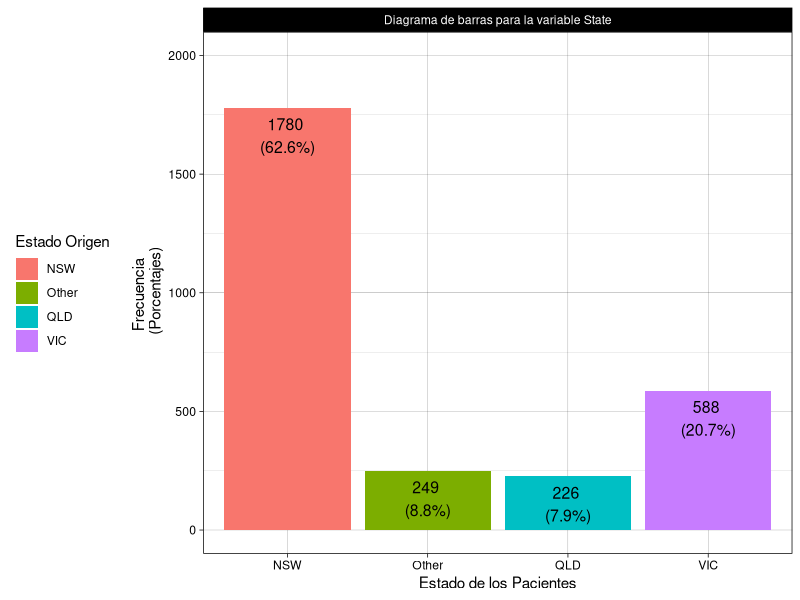
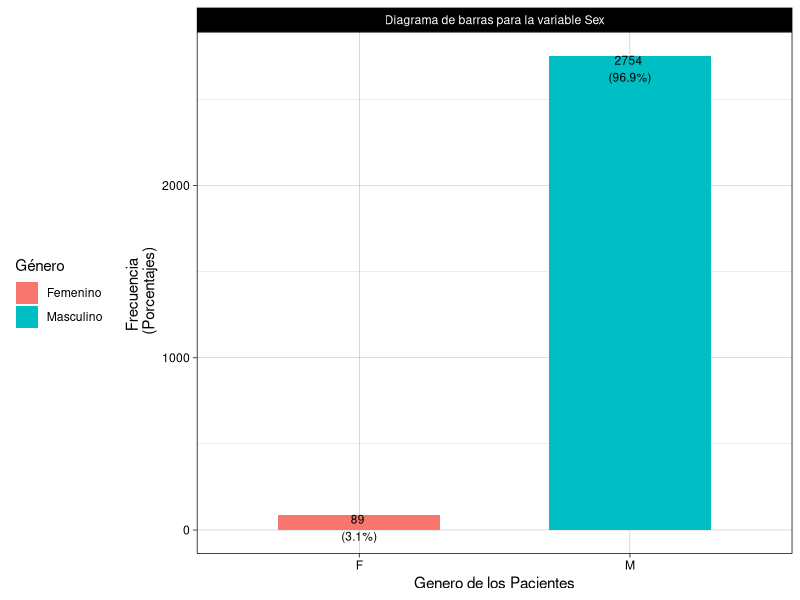
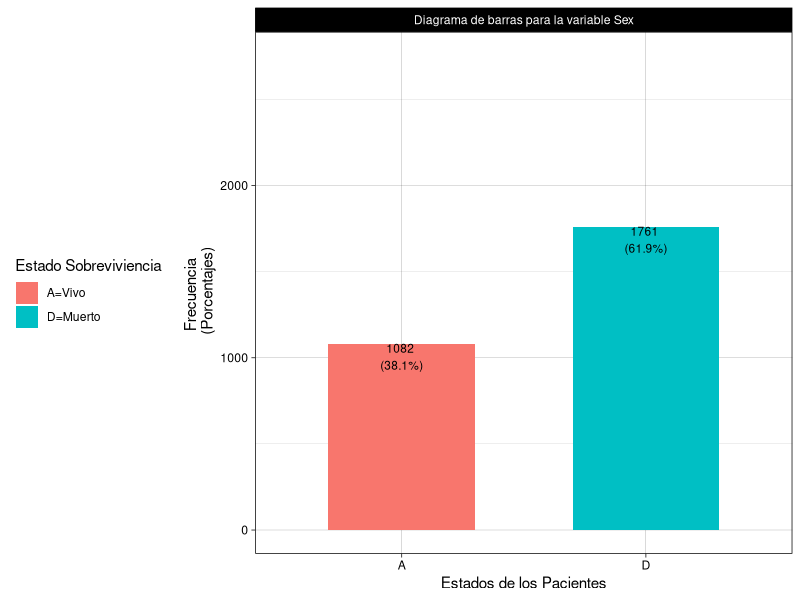
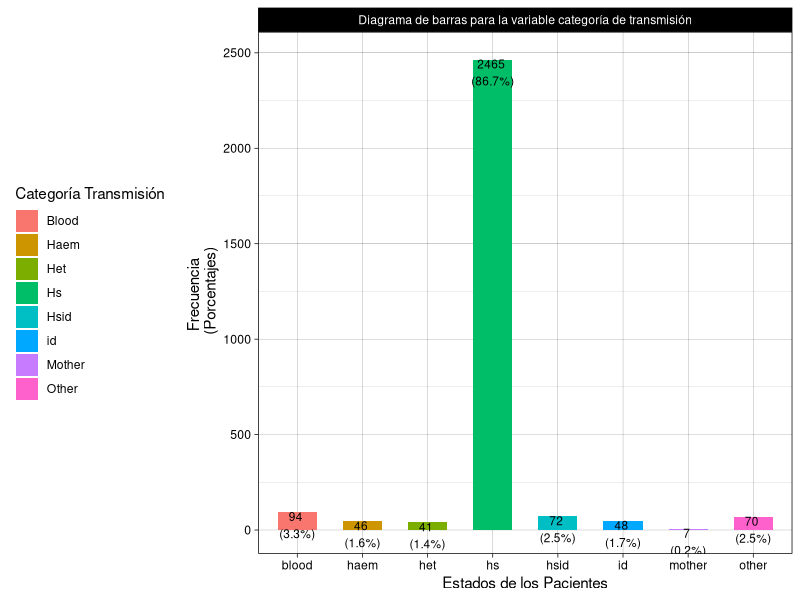
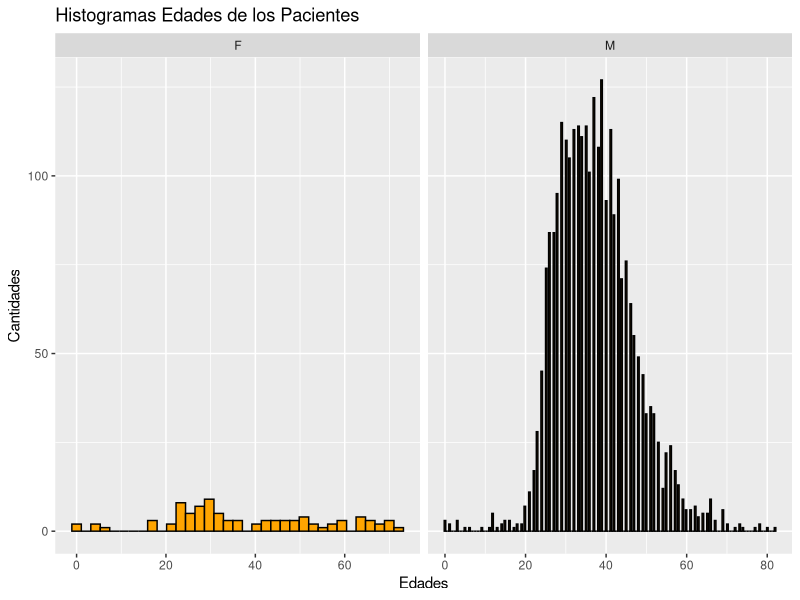
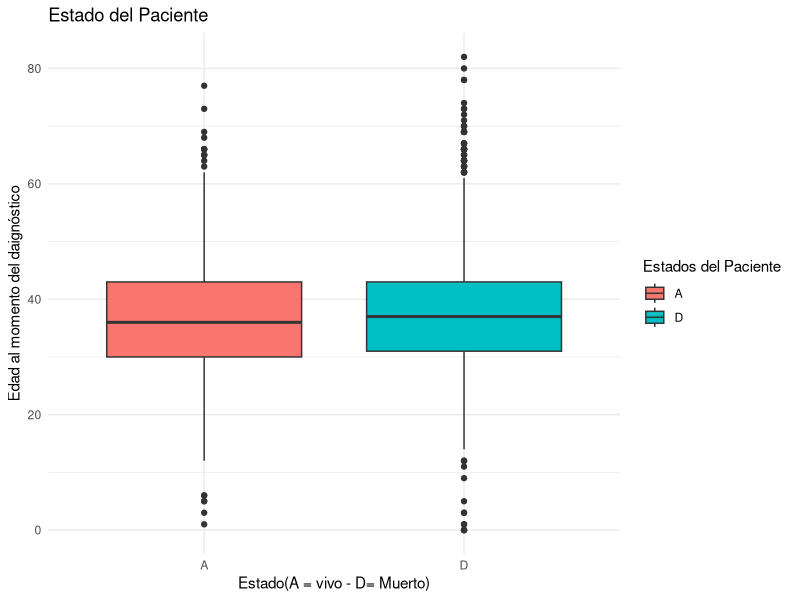
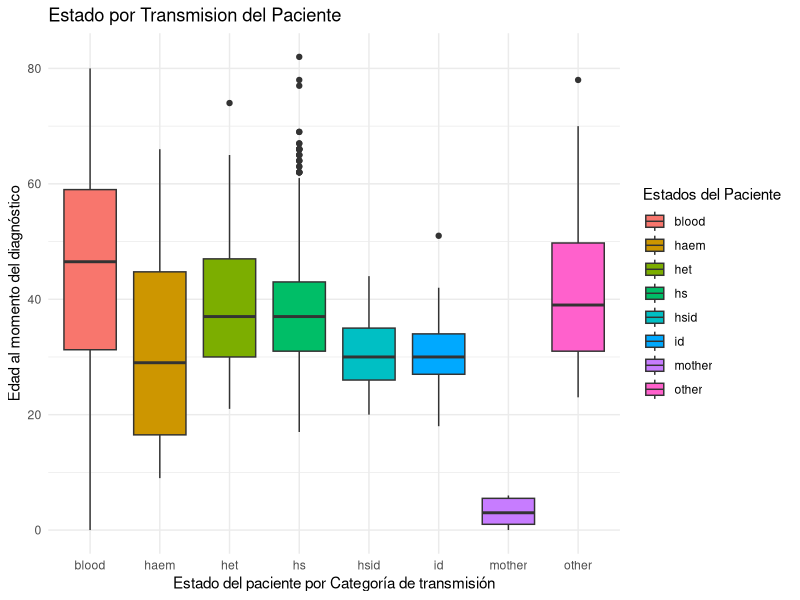
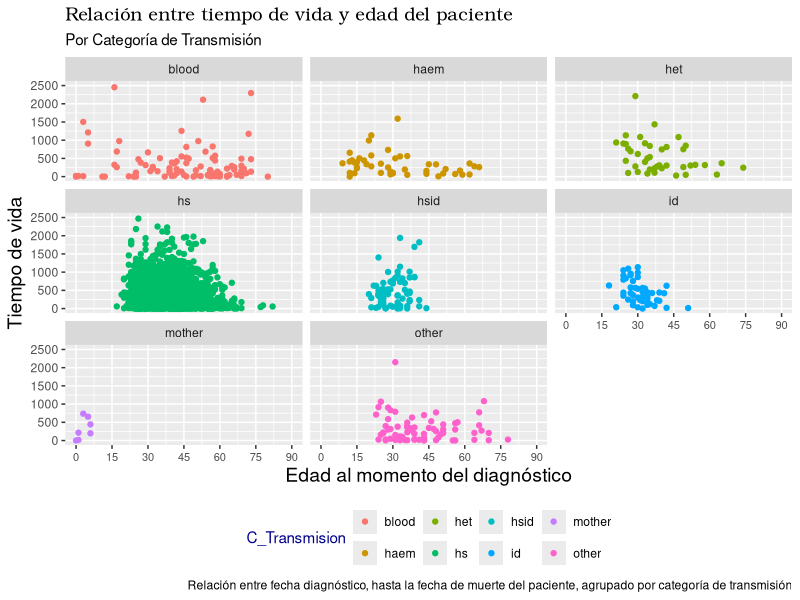

Generate these figures, in order, with R:
## ---- chunk 1
rm(list = ls())   # limpiamos nuestro entorno cada vez que lo ejecutamos,\tableofcontents
knitr::opts_chunk$set(warning = FALSE, message = FALSE) # evitar que aparezcan mensajes o warnings cuando se compila
## ---- chunk 2
# conjunto de cargas de paquetes que seran instalados si no existe, en caso contrario lo leerrá
if(!require(tidyverse)) { install.packages("tidyverse"); library(tidyverse) } # Conjunto de paquetes de datos que estan incluidos para realizar analisis o ciencia de datos.
if(!require(readxl)) { install.packages("readxl"); library(readxl) } # lectura de archivo xlsx
if(!require(readr)) { install.packages("readr"); library(readr) } # lectura de documento csv

# Librerías que son llamadas durante el proyecto para uso del proceso de codigos para obtener un resultado.
library(tidyverse) # llamada a la librería de tidyverse.
library(readxl) # llamada a la librería de archivos excel.
library(scales) # para utilizar scales en pie en porcentajes
library(MASS)
## ---- chunk 3
# Conección de la data de excel a la variable Aids
Aids <- read_excel("Aids2.xlsx") # lectura de la datasets excel alojado en el objeto Aids

## ---- chunk 4
Aids2<-data.frame(Aids)# convertimos la dataset en una dataframe nueva con nombre Aids.
# mostramos los primeros 5 campos de la tabla.
knitr::kable(head(Aids2,5)) # con head nos permite visualizar los 5  primeros datos de la tabla o especificar cuantos datos con n

## ---- chunk 5
knitr::kable(tail(Aids2,5)) # knitr fuerza a la función kabble a convertirla en una tabla mostrando los 5 últimos datos de la dataset.
## ---- chunk 6
# aplicamos la función apply para obtener los valores nulos de cada campo.
appl<- apply(X = is.na(Aids2), MARGIN = 2, FUN = sum)  
knitr::kable(t(appl)) # muestra una tabla con kable para presentación.
## ---- chunk 7
# Usamos el operador pipe para realizar una consulta con la función summarise_all, así obtenemos los totales de NA por columnas. 
aidp<-Aids2 %>% summarise_all(funs(n_distinct(.))) # Función que encuentra todos los valores únicos.
knitr::kable(aidp) # muestra una tabla con kable para presentación.
## ---- chunk 8
# Pasamos  nuestra dataframe intemedio de la función glimpse que observaremos como está la estructura la dataframe Aids.
glimpse(Aids2) # 
## ---- chunk 9
# Obtención de la dimensión de la dataframe
cat("El tamaño de la dimensión es : ",dim(Aids2),"\n")
# obtenemos filas y columnas por separados indicados anteriormente
cat("con total de columnas ", ncol(Aids2), "con un total de filas ", nrow(Aids),"\n")
# Obtención de los nombres de columnas
cat("Las columnas son: (", names(Aids2),")\n")
## ---- chunk 10
# proceso de transformación de datos en sus atributos, creando una nueva tabla Aids3 con cambios en la dataset oroginal anterior
Aids3<-data.frame(E_Origen=Aids2$State,Sexo=Aids2$Sex,F_Diagnostico=as.Date(Aids2$Diagnosis),
                F_Muerte=as.Date(Aids2$Death),Estado=Aids2$Status,C_Transmision=Aids2$TransmissionCategory,
                Edad=as.integer(Aids2$Age))


knitr::kable(head(Aids3,5)) # muestra una tabla con kable para presentación.
## ---- chunk 11

fx<-Aids3 %>%  select_all() %>% # seledciona todos los campos de la tabla
  summary() # registra un sumario a la toatalidad de los atributos, mínimo, máximo, media,mediana y quartiles.
knitr::kable(fx)  # muestra una tabla con kable para presentación.
## ---- chunk 12
# usamos dplyr para consultar por los datos Aids2, agrupándolos por campo state
Tabla1 <- Aids2 %>% group_by(State) %>% summarise(Total=n()) %>%   
    dplyr::mutate(Porcentaje = round(Total/sum(Total)*100, 1))  # mutate realiza cambios en la tabla entregando un campo porcentaje.
knitr::kable(Tabla1) # muestra una tabla con kable para presentación.

ggplot(Tabla1, aes(x = State, y=Total, fill=State) ) +                       
  geom_bar(width = 0.9, stat="identity", position = position_dodge())+                  
  ylim(c(0,2000))+                                                          
  labs(x="Estado de los Pacientes", y= "Frecuencia \n (Porcentajes)") + 
  labs(fill = "")+                                                         
  geom_text(aes(label=paste0(Total," ", "", "\n(", Porcentaje, "%",")")),  
            vjust=1.3,                         
            color="black",                     
            hjust=0.5,                         
            position = position_dodge(0.9),    
            angle=0,                           
            size=4.0                           
            ) +  
  scale_fill_discrete(name = "Estado Origen", labels = c("NSW", "Other","QLD","VIC")) +  
  theme(axis.text.x = element_text(angle = -45, vjust = 1, hjust=-0.3)) +  
  theme_linedraw() +                                                      
  theme(legend.position = "left") +                                       
  facet_grid(~"Diagrama de barras para la variable State")     
## ---- chunk 13
Tabla2 <- Aids2 %>% group_by(Sex) %>% summarise(Total=n()) %>%   
    dplyr::mutate(Porcentaje = round(Total/sum(Total)*100, 1))  # mutate realiza cambios en la tabla entregando un campo porcentaje
knitr::kable(Tabla2)

ggplot(Tabla2, aes(x = Sex, y=Total, fill=Sex) ) +                       
  geom_bar(width = 0.6, stat="identity", position = position_dodge())+                  
  ylim(c(0,2755))+                                                          
  labs(x="Genero de los Pacientes", y= "Frecuencia \n (Porcentajes)") + 
  labs(fill = "")+                                                         
  geom_text(aes(label=paste0(Total," ", "", "\n(", Porcentaje, "%",")")),  
            vjust=1.0,                         
            color="black",                     
            hjust=0.5,                         
            position = position_dodge(0.9),    
            angle=0,                           
            size=3.0                           
            ) +  
  scale_fill_discrete(name = "Género", labels = c("Femenino", "Masculino")) +  
  theme(axis.text.x = element_text(angle = -45, vjust = 1, hjust=-0.3)) +  
  theme_linedraw() +                                                      
  theme(legend.position = "left") +                                       
  facet_grid(~"Diagrama de barras para la variable Sex")     
## ---- chunk 14
Tabla3 <- Aids2 %>% group_by(Status) %>% summarise(Total=n()) %>%   
    dplyr::mutate(Porcentaje = round(Total/sum(Total)*100, 1))   # mutate realiza cambios en la tabla entregando un campo porcentaje
knitr::kable(Tabla3) # pasamos a tabla por la función kable para visualizarla.

ggplot(Tabla3, aes(x = Status, y=Total, fill=Status) ) +                       
  geom_bar(width = 0.6, stat="identity", position = position_dodge())+                  
  ylim(c(0,2755))+                                                          
  labs(x="Estados de los Pacientes", y= "Frecuencia \n (Porcentajes)") + 
  labs(fill = "")+                                                         
  geom_text(aes(label=paste0(Total," ", "", "\n(", Porcentaje, "%",")")),  
            vjust=1.0,                         
            color="black",                     
            hjust=0.5,                         
            position = position_dodge(0.9),    
            angle=0,                           
            size=3.0                           
            ) +  
  scale_fill_discrete(name = "Estado Sobreviviencia", labels = c("A=Vivo", "D=Muerto")) +  
  theme(axis.text.x = element_text(angle = -45, vjust = 1, hjust=-0.3)) +  
  theme_linedraw() +                                                      
  theme(legend.position = "left") +                                       
  facet_grid(~"Diagrama de barras para la variable Sex")     
## ---- chunk 15
Tabla4 <- Aids2 %>% group_by(TransmissionCategory) %>% summarise(Total=n()) %>%   # seleccion por grupo TransmissionCategory y obtenemos un sumario de contabilizar los totales.
    dplyr::mutate(Porcentaje = round(Total/sum(Total)*100, 1))  # mutate realiza cambios en la tabla entregando un campo porcentaje
knitr::kable(Tabla4)

ggplot(Tabla4, aes(x = TransmissionCategory, y=Total, fill=TransmissionCategory) ) +                       
  geom_bar(width = 0.6, stat="identity", position = position_dodge())+                  
  ylim(c(0,2486))+                                                          
  labs(x="Estados de los Pacientes", y= "Frecuencia \n (Porcentajes)") + 
  labs(fill = "")+                                                         
  geom_text(aes(label=paste0(Total," ", "", "\n(", Porcentaje, "%",")")),  
            vjust=1.0,                         
            color="black",                     
            hjust=0.5,                         
            position = position_dodge(0.9),    
            angle=0,                           
            size=3.0                           
            ) +  
  scale_fill_discrete(name = "Categoría Transmisión", labels = c("Blood", "Haem","Het","Hs","Hsid","id","Mother","Other")) +  
  theme(axis.text.x = element_text(angle = -45, vjust = 1, hjust=-0.3)) +  
  theme_linedraw() +                                                      
  theme(legend.position = "left") +                                       
  facet_grid(~"Diagrama de barras para la variable categoría de transmisión")     
## ---- chunk 16
ggplot(Aids2, aes(as.numeric(Age))) +
   geom_histogram(binwidth = function(x) 20 / (sqrt(length(x))), colour="black", fill="orange") +
   labs(x="Edades",y="Cantidades") +                       
   ggtitle("Histogramas Edades de los Pacientes") +
  
   facet_wrap(~Sex, scales = 'free_x') 
## ---- chunk 17
# Representación de las variables por su categoria 
#par(mfrow = c(1, 2))
ggplot(data=Aids3, aes(x=Estado, y=Edad, fill=Estado)) + 
    geom_boxplot()+
    xlab("Estado(A = vivo - D= Muerto)") + 
    ylab("Edad al momento del daignóstico") + 
    ggtitle("Estado del Paciente ")+
    theme (text = element_text(size=12))+
    labs(fill = "Estados del Paciente ")+
    theme_minimal()

## ---- chunk 18
ggplot(data=Aids3, aes(x=Aids3$C_Transmision, y=Aids3$Edad, fill=Aids3$C_Transmision)) + 
    geom_boxplot()+
    xlab("Estado del paciente por Categoría de transmisión") + 
    ylab("Edad al momento del diagnóstico") + 
    ggtitle("Estado por Transmision del Paciente ")+
    theme (text = element_text(size=12))+
    labs(fill = "Estados del Paciente ")+
    theme_minimal()

## ---- chunk 19
# se le creal el campo tiempo y se aprovecha de crear Estado de fallecidos del campo muerto.
Aids3<- mutate(Aids3,Muerto = Estado == "D", Tiempo = as.numeric(F_Muerte - F_Diagnostico))

## ---- chunk 20

plotrel<-ggplot(data = Aids3,  aes(x=Edad , y=Tiempo , group = C_Transmision)) +
  geom_point(aes( color=C_Transmision)) +
  facet_wrap(~C_Transmision) +   
  coord_cartesian(xlim=c(0,90),ylim = c(0, 2500)) + 
  scale_y_continuous(breaks = c(0,500,1000,1500,2000,2500)) + 
  scale_x_continuous(breaks = c(0,15,30,45,60,75,90)) + 
  labs( x = "Edad al momento del diagnóstico", y = "Tiempo de vida", title ="Relación entre tiempo de vida y edad del paciente", subtitle = "Por Categoría de Transmisión", caption = "Relación entre fecha diagnóstico, hasta la fecha de muerte del paciente, agrupado por categoría de transmisión")
plotrel + theme(axis.title = element_text(size = 14), 
    axis.text.x = element_text(size = 8), 
    plot.title = element_text(family = "Bookman", 
        colour = "black"), legend.title = element_text(colour = "darkblue"), 
    legend.position = "bottom", legend.direction = "horizontal")

## ---- chunk 21
# función que calcúla la moda
Mode <- function(x) {
ux <- unique(x)
ux[which.max(tabulate(match(x, ux)))]
}
# tabla de consulta para edad y tiempo para sus cálculos medidas estadísticas.
MedEst<- Aids3 %>% 
  summarise(Atributo=c("Edad","Tiempo"), # aplica sumario para registrar las medidas estadísticas
            Media=c(mean(Edad),mean(Tiempo)), # mean cálcula la media
            Mediana= c(median(Edad),median(Tiempo)), # cálcula ma mediana
            Desv_SD= c(sd(Edad),sd(Tiempo)), # cálcula la desviación standard
            Q1= c(quantile(Edad, .25),quantile(Tiempo, .25)), # cuartil 1
            Q2= c(quantile(Edad, .50),quantile(Tiempo, .50)), # cuartil 2
            Q3= c(quantile(Edad, .75),quantile(Tiempo, .75)), # cuartil 3
            Moda= c(Mode(Edad),Mode(Tiempo)), # Aplicando la moda por la función externa
            Min= c(min(Edad),min(Tiempo)), # obteniendo el mínimo de valor
            Max= c(max(Edad),max(Tiempo)), # obteniendo el máximo de valor
            contar=n() # cuenta los valores 
            )

knitr::kable(MedEst) # pasamos la variable MedEst para presentar la tabla

## ---- chunk 22
Tabla5 <- Aids3 %>% group_by(C_Transmision) %>% summarise(Total=n(),
                                                                 Age_Media=mean(Edad),  # función que cálcula la media
                                                                 sd_Age=sd(Edad), # función que cálcula la desviación
                                                                 se_Age=sd_Age/sqrt(Total), # desviación tipica
                                                                 upper_limit=Age_Media+se_Age, # cálculos de los límites
                                                                 lower_limit=Age_Media-se_Age) %>%   
dplyr::mutate(Porcentaje = round(Total/sum(Total)*100, 1) ) # mutate realiza cambios en la tabla entregando un campo porcentaje
knitr::kable(Tabla5) # se crea la tabla con las medidas de estadísticas 


## ---- chunk 23
ggplot(Tabla5, aes(x=C_Transmision, y=Age_Media, fill=C_Transmision)) +
  geom_bar(position=position_dodge(), stat="identity",
           colour='black') +
  ggtitle("Transmision del Paciente Edad Media ")+
  geom_errorbar(aes(ymin=Age_Media-sd_Age, ymax=Age_Media+sd_Age), width=.2)
## ---- chunk 24
Tabla6 <- Aids3 %>% group_by(C_Transmision) %>% summarise(Total=n(),
                                                                 Tiempo_Media=mean(Tiempo),  # cálcula la media
                                                                 sd_Tiempo=sd(Tiempo),  # cálcula la desviación
                                                                 se_Tiempo=sd_Tiempo/sqrt(Total),  # desviación típica
                                                                 upper_limit=Tiempo_Media+se_Tiempo, # limite superior
                                                                 lower_limit=Tiempo_Media-se_Tiempo) %>%   # limite inferior
dplyr::mutate(Porcentaje = round(Total/sum(Total)*100, 1) ) # mutate realiza cambios en la tabla entregando un campo porcentaje
knitr::kable(Tabla6)


## ---- chunk 25
ggplot(Tabla6, aes(x=C_Transmision, y=Tiempo_Media, fill=C_Transmision)) +
  geom_bar(position=position_dodge(), stat="identity",
           colour='black') +
  ggtitle("Transmision del Paciente Por Tiempo de vida ")+
  geom_errorbar(aes(ymin=Tiempo_Media-sd_Tiempo, ymax=Tiempo_Media+sd_Tiempo), width=.2)
## ---- chunk 26
# Proceso de transformación de datos en sus atributos tranformamos los campos fechas por campos numéricos para proceso de la información
Aids4<-data.frame(E_Origen=Aids3$E_Origen,Sexo=Aids3$Sexo,F_Diagnostico=as.numeric(Aids3$F_Diagnostico),
                F_Muerte=as.numeric(Aids3$F_Muerte),Estado=Aids3$Estado,C_Transmision=Aids3$C_Transmision,
                Edad=as.integer(Aids3$Edad))

knitr::kable(head(Aids4,5))
## ---- chunk 27
cpmsw1<-Aids4 %>% filter(E_Origen == 'NSW') 
    #summarise(count=n()) # son 1780 pacientes con VIH
cpmsw1<-tibble(cpmsw1)
knitr::kable(head(cpmsw1,10))


cat(" El total pacientes del estado NSW tienen VIH son: ")
cpmsw2<-Aids4 %>% filter(E_Origen == 'NSW') %>% 
    summarise(count=n())
cpmsw2
## ---- chunk 28
cpqld<-Aids4 %>% group_by(Estado) %>% 
  filter(E_Origen=='QLD' & Sexo=='M' & Estado=='D') 
  
#cpqld<-tibble(cpqld)
knitr::kable(head(cpqld,6))

## ---- chunk 29
cat("El total de pacientes del estado QLD y del sexo masculino han muerto por VIH son: ")
cpqld2<-Aids4 %>% filter(E_Origen=='QLD' & Sexo=='M' & Estado=='D') %>%  
  summarise(count=n()) 
cpqld2

## ---- chunk 30
pcvic<-Aids4 %>% filter(E_Origen=='VIC', Sexo=='F',Edad<=35 | Edad >=50) %>% dplyr::select(E_Origen,Sexo,Edad) 
pcvic<-tibble(pcvic)
knitr::kable(head(pcvic,11))

## ---- chunk 31
cat("Sexo femenino VIC que no están en el rango de edades entre 35 y 50 años son:")
pcvic1<-Aids4 %>%  filter(E_Origen=='VIC', Sexo=='F', Edad<=35 | Edad >=50) %>% 
  summarise(count=n())
pcvic1
## ---- chunk 32

# Proceso de transformación de datos en sus atributos.
Aids5<-data.frame(E_Origen=Aids3$E_Origen,Sexo=Aids3$Sexo,F_Diagnostico=as.numeric(format(Aids3$F_Diagnostico,'%Y')),
                F_Muerte=as.numeric(format(Aids3$F_Muerte, '%Y')),Estado=Aids3$Estado,C_Transmision=Aids3$C_Transmision,
                Edad=as.integer(Aids3$Edad))

cpdvih<-Aids5 %>% filter(F_Muerte >1982 & Estado=='D') %>% dplyr::select(E_Origen,F_Muerte,Estado,Edad)

knitr::kable(head(cpdvih,7))

## ---- chunk 33
cat("Los pacientes con fecha de muerte > a 1892 fueron un total de:")
cpdvih1<-Aids5 %>% filter(F_Muerte >1982 & Estado=='D') %>% 
  summarise(count=n())
cpdvih1


## ---- chunk 34
# se le creal el campo tiempo y se aprovecha de crear Estado de fallecidos del campo muerto.
Aids3<- mutate(Aids3,Muerto = Estado == "D", Tiempo = F_Muerte - F_Diagnostico)

## ---- chunk 35

# Proceso de transformación de datos en sus atributos.
Aids6<-data.frame(E_Origen=Aids3$E_Origen,Sexo=Aids3$Sexo,F_Diagnostico=as.numeric(format(Aids3$F_Diagnostico,'%Y')),
                F_Muerte=as.numeric(format(Aids3$F_Muerte, '%Y')),Estado=Aids3$Estado,C_Transmision=Aids3$C_Transmision,
                Edad=as.integer(Aids3$Edad),Muerto=as.character(Aids3$Muerto), Tiempo=as.integer(Aids3$Tiempo))

tablatib<-tibble(Aids6) # la tabla se convierte en una tabla tibble
knitr::kable(head(tablatib,6)) # convertimos la tabla en una presentación de las 10 primeras filas.

## ---- chunk 36

pcmtdm<-Aids6 %>% group_by(E_Origen)  %>% 
  filter(Tiempo == min(Tiempo)) %>% 
  summarise(minimoTiempo=min(Tiempo), count=n())

knitr::kable(pcmtdm)

cat("Los pacientes antes de su fecha de muerte o del fin de la observación fueron: ")
pcmtdm2<-Aids6 %>% dplyr::select(Tiempo)  %>% 
  filter(Tiempo == min(Tiempo)) %>% 
  summarise(minimoTiempo=min(Tiempo), count=n())
pcmtdm2
## ---- chunk 37
pcdcsm<- Aids6 %>% filter(F_Diagnostico >=1986, Edad < 35)
pcdcsm<-tibble(pcdcsm)
knitr::kable(head(pcdcsm,8))
#cat("pacientes diagnosticados después de 1986 , ¿Cuántos son menores de 35 años?, en total son:")
pcdcsm1<- Aids6 %>% filter(F_Diagnostico >1986, Edad < 35) %>% 
  summarise(count=n())
pcdcsm1
## ---- chunk 38
pcgfcb<-Aids6 %>% filter(Sexo=='F', C_Transmision=='blood')
pcgfcb<-tibble(pcgfcb)

knitr::kable(head(pcgfcb, 8))

cat("Contagiados por sangre fueron de un total de:")
pcgfcb<-Aids6 %>% filter(Sexo=='F', C_Transmision=='blood') %>% 
  summarise(count=n())
pcgfcb

## ---- chunk 39
ftra<-Aids6 %>% 
  dplyr::select(C_Transmision ) %>%  # selecciona el campo por C_Transmision 
  group_by(C_Transmision ) %>%  # agrupa por una o más variable C_Transmision 
  filter(C_Transmision !='blood') %>%  # obtiene datos por filtros C_Transmision 
  summarise(n=n()) %>% # realiza una operacion por cada grupo en menos filas
  arrange(n) # ordena las filas según los valores de una o más columnas
knitr::kable(ftra)

## ---- chunk 40
pcepnpcf<-Aids6 %>% group_by(Sexo) %>% 
  filter(F_Diagnostico>1980) %>% 
  summarise(Edad_Media=mean(Edad), count=n())


knitr::kable(pcepnpcf)
